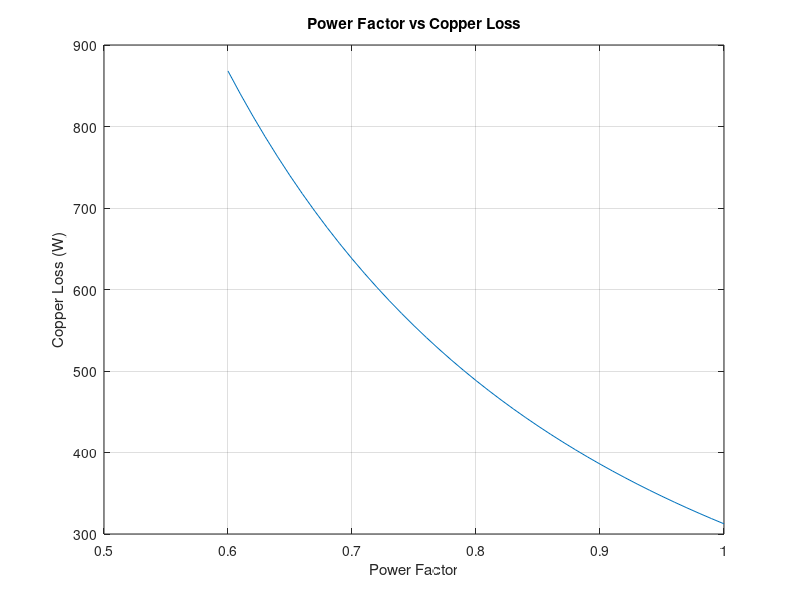

Write the MATLAB code that produced this figure.
clc;
clear;

P = 10000;      % Real power (W)
V = 400;        % Voltage (V)
R = 0.5;        % Line resistance (ohms)

pf = 0.6:0.01:1;          % PF range
I = P ./ (V .* pf);       % Current
Loss = I.^2 .* R;         % Copper loss

plot(pf, Loss)
xlabel('Power Factor')
ylabel('Copper Loss (W)')
title('Power Factor vs Copper Loss')
grid on
